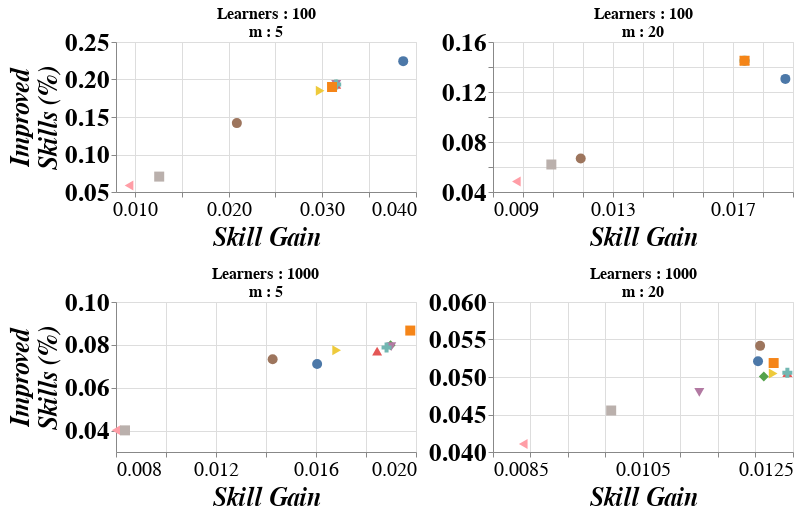

The notebook cell saved with this chart:
### Code cell
alt.hconcat(chrt[0], chrt[1], spacing=10).configure_title(fontSize=16, offset=-10)
